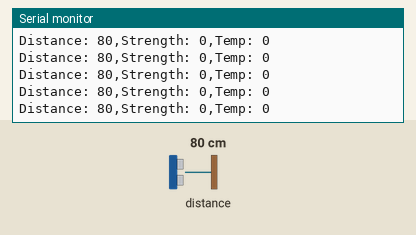
This sketch was run on a simulated Arduino Mega 2560, built with avr-gcc and run on an emulated ATmega2560. On the bench: the last lines printed to the serial monitor. Inputs (shaded band) come from the test bench; at power-on: distance to the obstacle 80 cm.

Above: at 1.2 s.
1.3 s: distance to the obstacle set to 2 cm
At 1.32 s:
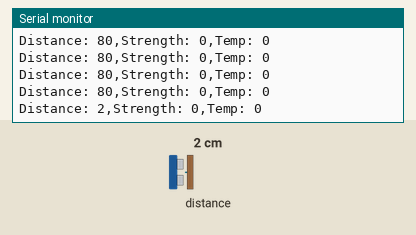
2.8 s: distance to the obstacle set to 4 cm
At 2.83 s:
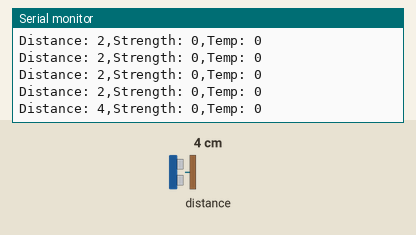
Timing chart, 0 to 5.8 s (numbered marks = the images above; inputs shaded):
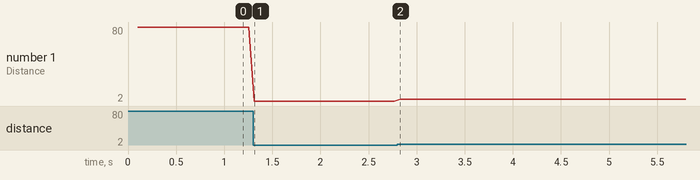

The sketch:

lidarTest.ino
```cpp
#include <TFMPlus.h>
#include <SoftwareSerial.h>

int dist;
int strength;
int temp;


TFMPlus tf;
SoftwareSerial Serial2(12, 13);

void setup() {
  // put your setup code here, to run once:
  Serial.begin(115200);
  delay(20);
  Serial2.begin(115200);
  delay(20);

  tf.begin( &Serial2);
}

void loop() {
  delay(50);   // Loop delay to match the 20Hz data frame rate

    if( tf.getData( dist, strength, temp)) // Get data from the device.
    {
      Serial.print("Distance: ");
      Serial.print(dist);
      Serial.print(",");
      Serial.print("Strength: ");
      Serial.print(strength);
      Serial.print(",");
      Serial.print("Temp: ");
      Serial.println(temp);
    }
    else                  // If the command fails...
    {
      //tf.printFrame();  // display the error and HEX dataa
    }

}
```

Measured:
- after the input at 1.3 s, the serial monitor: prints a new line at once (image 1)
- after the input at 2.8 s, the serial monitor: prints a new line at once (image 2)
- plotted number 1: 80 → 2 after the input at 1.3 s, 2 → 4 after the input at 2.8 s
